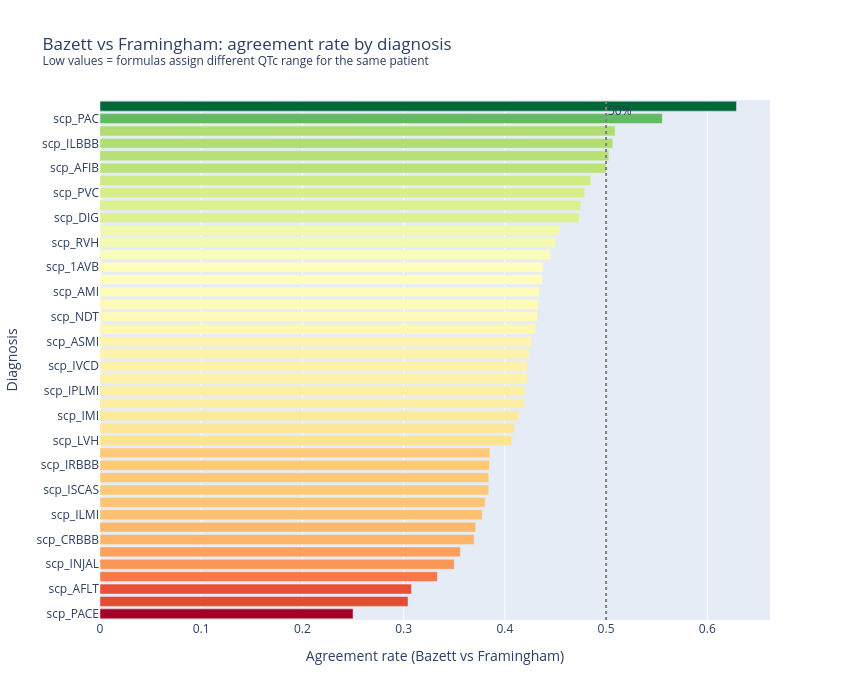

Write notebook code for a chart like this one.
### Code cell
fig = px.bar(
    res_df,
    x='agreement_rate',
    y='diagnosis',
    orientation='h',
    color='agreement_rate',
    color_continuous_scale='RdYlGn',
    hover_data={'n': True, 'agreement_rate': ':.1%'},
    labels={
        'agreement_rate': 'Agreement rate (Bazett vs Framingham)',
        'diagnosis': 'Diagnosis',
        'n': 'N records'
    },
    title=('Bazett vs Framingham: agreement rate by diagnosis<br>'
           '<sup>Low values = formulas assign different QTc range for the same patient</sup>')
)
fig.add_vline(x=0.5, line_dash='dot', line_color='grey',
              annotation_text='50%')
fig.update_layout(width=850, height=700, coloraxis_showscale=False)
fig.update_yaxes(categoryorder='total ascending')
fig.show()

### Figure 1 — Plotly figure (JSON) as saved in the notebook; plotly's stock layout.template omitted (floating-point values rounded to 4 significant figures)
{"data": [{"customdata": [[256], [92], [52], [78], [140], [205], [522], [9481], [466], [113], [164], [505], [1094], [283], [2082], [215], [2619], [136], [50], [192], [768], [1231], [2265], [1561], [1781], [97], [343], [641], [763], [173], [120], [414], [169], [40], [994], [33], [46], [535], [75], [169], [36], [97]], "hovertemplate": "Agreement rate (Bazett vs Framingham)=%{marker.color:.1%}<br>Diagnosis=%{y}<br>N records=%{customdata[0]}<extra></extra>", "legendgroup": "", "marker": {"color": [0.25, 0.3043, 0.3077, 0.3333, 0.35, 0.3561, 0.3697, 0.3712, 0.3777, 0.3805, 0.3841, 0.3842, 0.3848, 0.3852, 0.4068, 0.4093, 0.4135, 0.4191, 0.42, 0.4219, 0.4219, 0.424, 0.4265, 0.4305, 0.4323, 0.433, 0.4344, 0.4368, 0.4377, 0.4451, 0.45, 0.4541, 0.4734, 0.475, 0.4789, 0.4848, 0.5, 0.5028, 0.5067, 0.5089, 0.5556, 0.6289], "coloraxis": "coloraxis", "pattern": {"shape": ""}}, "name": "", "orientation": "h", "showlegend": false, "textposition": "auto", "type": "bar", "x": [0.25, 0.3043, 0.3077, 0.3333, 0.35, 0.3561, 0.3697, 0.3712, 0.3777, 0.3805, 0.3841, 0.3842, 0.3848, 0.3852, 0.4068, 0.4093, 0.4135, 0.4191, 0.42, 0.4219, 0.4219, 0.424, 0.4265, 0.4305, 0.4323, 0.433, 0.4344, 0.4368, 0.4377, 0.4451, 0.45, 0.4541, 0.4734, 0.475, 0.4789, 0.4848, 0.5, 0.5028, 0.5067, 0.5089, 0.5556, 0.6289], "xaxis": "x", "y": ["scp_PACE", "scp_EL", "scp_AFLT", "scp_WPW", "scp_INJAL", "scp_INJAS", "scp_CRBBB", "scp_NORM", "scp_ILMI", "scp_LNGQT", "scp_ISCAS", "scp_CLBBB", "scp_IRBBB", "scp_ALMI", "scp_LVH", "scp_ISCIN", "scp_IMI", "scp_ISCLA", "scp_IPLMI", "scp_LMI", "scp_IVCD", "scp_ISC_", "scp_ASMI", "scp_LAFB", "scp_NDT", "scp_ANEUR", "scp_AMI", "scp_ISCAL", "scp_1AVB", "scp_ISCIL", "scp_RVH", "scp_LAO/LAE", "scp_DIG", "scp_ISCAN", "scp_PVC", "scp_IPMI", "scp_AFIB", "scp_NST_", "scp_ILBBB", "scp_LPFB", "scp_PAC", "scp_RAO/RAE"], "yaxis": "y"}], "layout": {"annotations": [{"showarrow": false, "text": "50%", "x": 0.5, "xanchor": "left", "xref": "x", "y": 1, "yanchor": "top", "yref": "y domain"}], "barmode": "relative", "coloraxis": {"colorbar": {"title": {"text": "Agreement rate (Bazett vs Framingham)"}}, "colorscale": [[0, "rgb(165,0,38)"], [0.1, "rgb(215,48,39)"], [0.2, "rgb(244,109,67)"], [0.3, "rgb(253,174,97)"], [0.4, "rgb(254,224,139)"], [0.5, "rgb(255,255,191)"], [0.6, "rgb(217,239,139)"], [0.7, "rgb(166,217,106)"], [0.8, "rgb(102,189,99)"], [0.9, "rgb(26,152,80)"], [1, "rgb(0,104,55)"]], "showscale": false}, "height": 700, "legend": {"tracegroupgap": 0}, "shapes": [{"line": {"color": "grey", "dash": "dot"}, "type": "line", "x0": 0.5, "x1": 0.5, "xref": "x", "y0": 0, "y1": 1, "yref": "y domain"}], "title": {"text": "Bazett vs Framingham: agreement rate by diagnosis<br><sup>Low values = formulas assign different QTc range for the same patient</sup>"}, "width": 850, "xaxis": {"anchor": "y", "domain": [0, 1], "title": {"text": "Agreement rate (Bazett vs Framingham)"}}, "yaxis": {"anchor": "x", "categoryorder": "total ascending", "domain": [0, 1], "title": {"text": "Diagnosis"}}}}
